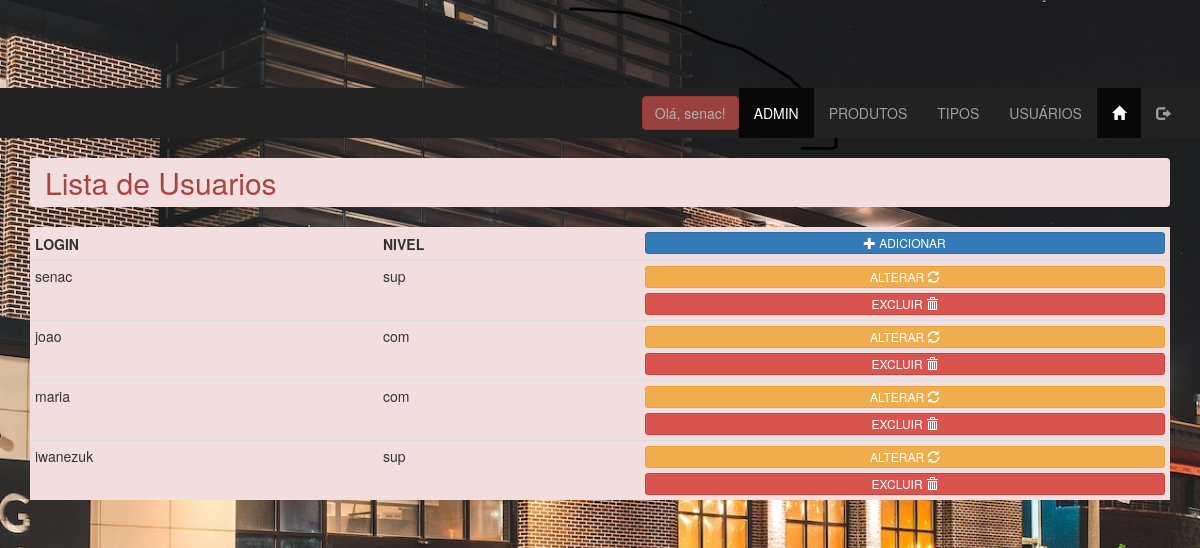
The app's page /admin/usuarios_lista.php (signed in) with its own data.
### tables this page shows
CREATE TABLE `tbusuarios` (
  `id_usuario` int(11) NOT NULL,
  `login_usuario` varchar(30) NOT NULL,
  `senha_usuario` varchar(8) NOT NULL,
  `nivel_usuario` ENUM('sup','com') NOT NULL
);

### admin/usuarios_lista.php (the view, shortened to what this page needs)
<?php
    include '../conn/connect.php';
    $lista = $conn->query("select * from tbusuarios");
    $row = $lista->fetch_assoc();
?>
<!DOCTYPE html>
<html lang="pt-BR">
<head>
    <link rel="stylesheet" href="../css/bootstrap.min.css">
    <link rel="stylesheet" href="../css/estilo.css">
</head>
<body class="fundofixo">
    <?php include "menu_adm.php"; ?>
    <main class="container">
        <h2 class="breadcrumb alert-danger" >Lista de Usuarios</h2>
        <table class="table table-hover table-condensed tb-opacidade bg-danger">
            <thead>
                <th>LOGIN</th>
                <th>NIVEL</th>
                <th>
                    <a href="usuarios_insere.php" target="_self" class="btn btn-block btn-primary btn-xs" role="button">
                        <span class="glyphicon glyphicon-plus" aria-hidden="true"></span>
                        <span class="hidden-xs">ADICIONAR</span>
                    </a>
                </th>
            </thead>
            <tbody>
            <?php do{?>
                    <tr>
                        <td>
                            <?php echo $row['login_usuario'];?>
                        </td>
                        <td>
                            <?php echo $row['nivel_usuario'];?>
                        </td>
                        <td >
                            <a href="usuarios_atualiza.php?id_usuario=<?php echo $row['id_usuario'];?>" role="button" class="btn btn-warning btn-block btn-xs">
                                <span class="hidden-xs">ALTERAR</span>
                                <span class="glyphicon glyphicon-refresh"></span>
                            </a>
                            <button
                                data-nome="<?php echo $row['login_usuario'];?>"
                                data-id="<?php echo $row['id_usuario'];?>"
                                class="delete btn btn-xs btn-block btn-danger"
                                >
                                <span class="hidden-xs">EXCLUIR</span>
                                <span class="glyphicon glyphicon-trash"></span>
                            </button>
                        </td>
                    </tr>
                <?php }while($row = $lista->fetch_assoc());?>
            </tbody>
        </table>
    </main>
</body>
</html>

### css/estilo.css (style rules this page uses)
.fundofixo { background: url('../images/churrascaria.jpg') no-repeat fixed; -webkit-background-size: cover; background-size: cover; padding-top: 88px; }

### records on screen
tbusuarios: login_usuario "senac", nivel_usuario "sup"
tbusuarios: login_usuario "joao", nivel_usuario "com"
tbusuarios: login_usuario "maria", nivel_usuario "com"
tbusuarios: login_usuario "iwanezuk", nivel_usuario "sup"

### other values on screen
$_SESSION['login_usuario'] "senac"
